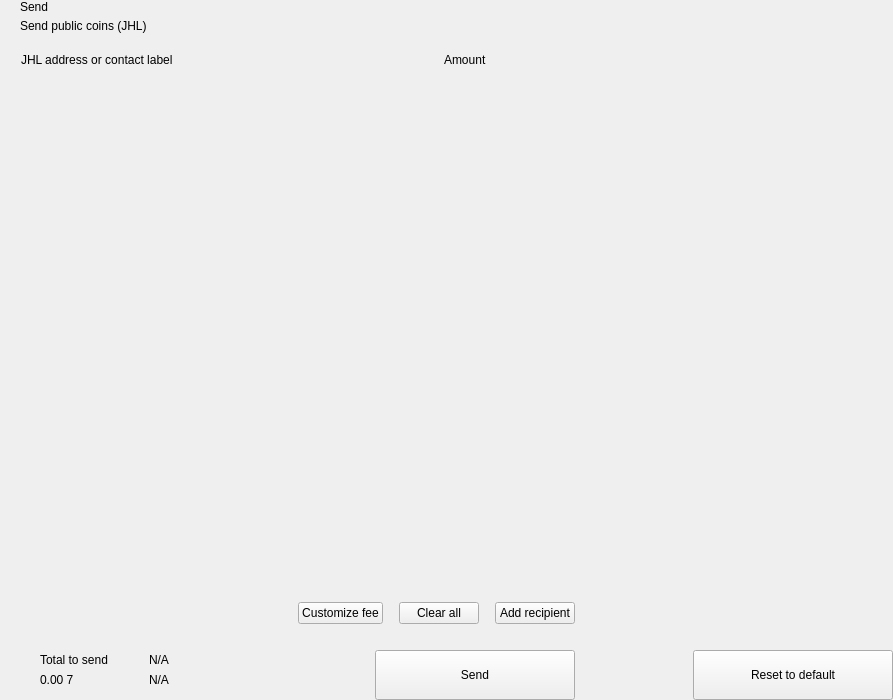
<?xml version="1.0" encoding="UTF-8"?>
<ui version="4.0">
 <class>send</class>
 <widget class="QWidget" name="send">
  <property name="geometry">
   <rect>
    <x>0</x>
    <y>0</y>
    <width>893</width>
    <height>700</height>
   </rect>
  </property>
  <property name="windowTitle">
   <string>Form</string>
  </property>
  <layout class="QHBoxLayout" name="horizontalLayout_2" stretch="2,1">
   <property name="spacing">
    <number>0</number>
   </property>
   <property name="leftMargin">
    <number>0</number>
   </property>
   <property name="topMargin">
    <number>0</number>
   </property>
   <property name="rightMargin">
    <number>0</number>
   </property>
   <property name="bottomMargin">
    <number>0</number>
   </property>
   <item>
    <widget class="QWidget" name="left" native="true">
     <layout class="QVBoxLayout" name="verticalLayout_3">
      <property name="spacing">
       <number>0</number>
      </property>
      <property name="leftMargin">
       <number>0</number>
      </property>
      <property name="topMargin">
       <number>0</number>
      </property>
      <property name="rightMargin">
       <number>0</number>
      </property>
      <property name="bottomMargin">
       <number>0</number>
      </property>
      <item>
       <layout class="QVBoxLayout" name="verticalLayout_22" stretch="0,0,0,1,0,0,0,0">
        <property name="spacing">
         <number>0</number>
        </property>
        <item>
         <layout class="QHBoxLayout" name="horizontalLayout_3">
          <property name="spacing">
           <number>0</number>
          </property>
          <property name="leftMargin">
           <number>20</number>
          </property>
          <property name="rightMargin">
           <number>20</number>
          </property>
          <item>
           <layout class="QVBoxLayout" name="verticalLayout">
            <property name="spacing">
             <number>5</number>
            </property>
            <item>
             <widget class="QLabel" name="labelTitle">
              <property name="text">
               <string>Send</string>
              </property>
              <property name="alignment">
               <set>Qt::AlignLeading|Qt::AlignLeft|Qt::AlignVCenter</set>
              </property>
             </widget>
            </item>
            <item>
             <widget class="QLabel" name="labelSubtitle1">
              <property name="text">
               <string>Send public coins (JHL)</string>
              </property>
             </widget>
            </item>
           </layout>
          </item>
          <item>
           <spacer name="horizontalSpacer">
            <property name="orientation">
             <enum>Qt::Horizontal</enum>
            </property>
            <property name="sizeHint" stdset="0">
             <size>
              <width>40</width>
              <height>20</height>
             </size>
            </property>
           </spacer>
          </item>
         </layout>
        </item>
        <item>
         <spacer name="verticalSpacer_2">
          <property name="orientation">
           <enum>Qt::Vertical</enum>
          </property>
          <property name="sizeType">
           <enum>QSizePolicy::Fixed</enum>
          </property>
          <property name="sizeHint" stdset="0">
           <size>
            <width>20</width>
            <height>20</height>
           </size>
          </property>
         </spacer>
        </item>
        <item>
         <layout class="QHBoxLayout" name="horizontalLayout" stretch="6,0,2">
          <property name="spacing">
           <number>0</number>
          </property>
          <property name="leftMargin">
           <number>10</number>
          </property>
          <property name="topMargin">
           <number>0</number>
          </property>
          <property name="rightMargin">
           <number>20</number>
          </property>
          <property name="bottomMargin">
           <number>0</number>
          </property>
          <item>
           <widget class="QLabel" name="labelSubtitleAddress">
            <property name="styleSheet">
             <string notr="true">margin-left:8px;</string>
            </property>
            <property name="text">
             <string>JHL address or contact label</string>
            </property>
           </widget>
          </item>
          <item>
           <spacer name="horizontalSpacer_3">
            <property name="orientation">
             <enum>Qt::Horizontal</enum>
            </property>
            <property name="sizeType">
             <enum>QSizePolicy::Fixed</enum>
            </property>
            <property name="sizeHint" stdset="0">
             <size>
              <width>40</width>
              <height>1</height>
             </size>
            </property>
           </spacer>
          </item>
          <item>
           <widget class="QLabel" name="labelSubtitleAmount">
            <property name="text">
             <string>Amount</string>
            </property>
           </widget>
          </item>
         </layout>
        </item>
        <item>
         <widget class="QScrollArea" name="scrollArea">
          <property name="minimumSize">
           <size>
            <width>0</width>
            <height>350</height>
           </size>
          </property>
          <property name="styleSheet">
           <string notr="true">#scrollArea {
            background:transparent;
            margin-top:10px;
}</string>
          </property>
          <property name="horizontalScrollBarPolicy">
           <enum>Qt::ScrollBarAlwaysOff</enum>
          </property>
          <property name="sizeAdjustPolicy">
           <enum>QAbstractScrollArea::AdjustIgnored</enum>
          </property>
          <property name="widgetResizable">
           <bool>true</bool>
          </property>
          <property name="alignment">
           <set>Qt::AlignLeading|Qt::AlignLeft|Qt::AlignTop</set>
          </property>
          <widget class="QWidget" name="scrollAreaWidgetContents">
           <property name="geometry">
            <rect>
             <x>0</x>
             <y>0</y>
             <width>591</width>
             <height>16</height>
            </rect>
           </property>
           <property name="sizePolicy">
            <sizepolicy hsizetype="Preferred" vsizetype="Maximum">
             <horstretch>0</horstretch>
             <verstretch>0</verstretch>
            </sizepolicy>
           </property>
           <property name="autoFillBackground">
            <bool>false</bool>
           </property>
           <property name="styleSheet">
            <string notr="true">#scrollAreaWidgetContents {
             background:transparent;
             }</string>
           </property>
           <layout class="QVBoxLayout" name="verticalLayout_7">
            <property name="spacing">
             <number>0</number>
            </property>
            <property name="sizeConstraint">
             <enum>QLayout::SetDefaultConstraint</enum>
            </property>
            <property name="leftMargin">
             <number>0</number>
            </property>
            <property name="topMargin">
             <number>0</number>
            </property>
            <property name="rightMargin">
             <number>0</number>
            </property>
            <property name="bottomMargin">
             <number>0</number>
            </property>
           </layout>
          </widget>
         </widget>
        </item>
        <item>
         <spacer name="verticalSpacer_4">
          <property name="orientation">
           <enum>Qt::Vertical</enum>
          </property>
          <property name="sizeType">
           <enum>QSizePolicy::Fixed</enum>
          </property>
          <property name="sizeHint" stdset="0">
           <size>
            <width>20</width>
            <height>20</height>
           </size>
          </property>
         </spacer>
        </item>
        <item>
         <layout class="QHBoxLayout" name="horizontalLayout_20">
          <property name="spacing">
           <number>6</number>
          </property>
          <property name="leftMargin">
           <number>20</number>
          </property>
          <property name="rightMargin">
           <number>20</number>
          </property>
          <item>
           <spacer name="horizontalSpacer_4">
            <property name="orientation">
             <enum>Qt::Horizontal</enum>
            </property>
            <property name="sizeHint" stdset="0">
             <size>
              <width>10</width>
              <height>20</height>
             </size>
            </property>
           </spacer>
          </item>
          <item>
           <widget class="QPushButton" name="pushButtonFee">
            <property name="focusPolicy">
             <enum>Qt::NoFocus</enum>
            </property>
            <property name="text">
             <string>Customize fee</string>
            </property>
           </widget>
          </item>
          <item>
           <spacer name="horizontalSpacer_11">
            <property name="orientation">
             <enum>Qt::Horizontal</enum>
            </property>
            <property name="sizeType">
             <enum>QSizePolicy::Minimum</enum>
            </property>
            <property name="sizeHint" stdset="0">
             <size>
              <width>10</width>
              <height>20</height>
             </size>
            </property>
           </spacer>
          </item>
          <item>
           <widget class="QPushButton" name="pushButtonClear">
            <property name="focusPolicy">
             <enum>Qt::NoFocus</enum>
            </property>
            <property name="layoutDirection">
             <enum>Qt::RightToLeft</enum>
            </property>
            <property name="text">
             <string>Clear all</string>
            </property>
           </widget>
          </item>
          <item>
           <spacer name="horizontalSpacer_6">
            <property name="orientation">
             <enum>Qt::Horizontal</enum>
            </property>
            <property name="sizeType">
             <enum>QSizePolicy::Fixed</enum>
            </property>
            <property name="sizeHint" stdset="0">
             <size>
              <width>10</width>
              <height>20</height>
             </size>
            </property>
           </spacer>
          </item>
          <item>
           <widget class="QPushButton" name="pushButtonAddRecipient">
            <property name="focusPolicy">
             <enum>Qt::NoFocus</enum>
            </property>
            <property name="text">
             <string>Add recipient</string>
            </property>
           </widget>
          </item>
         </layout>
        </item>
        <item>
         <spacer name="verticalSpacer">
          <property name="orientation">
           <enum>Qt::Vertical</enum>
          </property>
          <property name="sizeType">
           <enum>QSizePolicy::Fixed</enum>
          </property>
          <property name="sizeHint" stdset="0">
           <size>
            <width>20</width>
            <height>16</height>
           </size>
          </property>
         </spacer>
        </item>
        <item>
         <layout class="QHBoxLayout" name="horizontalLayout_7">
          <property name="rightMargin">
           <number>20</number>
          </property>
          <item>
           <layout class="QHBoxLayout" name="horizontalLayout_10">
            <property name="spacing">
             <number>0</number>
            </property>
            <property name="leftMargin">
             <number>8</number>
            </property>
            <item>
             <widget class="QStackedWidget" name="stackedWidget">
              <property name="minimumSize">
               <size>
                <width>0</width>
                <height>60</height>
               </size>
              </property>
              <property name="maximumSize">
               <size>
                <width>16777215</width>
                <height>60</height>
               </size>
              </property>
              <widget class="QWidget" name="page1">
               <layout class="QVBoxLayout" name="verticalLayout_71" stretch="0">
                <property name="spacing">
                 <number>6</number>
                </property>
                <property name="leftMargin">
                 <number>12</number>
                </property>
                <property name="topMargin">
                 <number>0</number>
                </property>
                <property name="rightMargin">
                 <number>0</number>
                </property>
                <property name="bottomMargin">
                 <number>0</number>
                </property>
                <item>
                 <widget class="QWidget" name="coinWidget" native="true">
                  <property name="minimumSize">
                   <size>
                    <width>0</width>
                    <height>60</height>
                   </size>
                  </property>
                  <property name="maximumSize">
                   <size>
                    <width>16777215</width>
                    <height>60</height>
                   </size>
                  </property>
                  <layout class="QHBoxLayout" name="horizontalLayout_9">
                   <property name="spacing">
                    <number>0</number>
                   </property>
                   <property name="leftMargin">
                    <number>20</number>
                   </property>
                   <property name="topMargin">
                    <number>10</number>
                   </property>
                   <property name="rightMargin">
                    <number>20</number>
                   </property>
                   <property name="bottomMargin">
                    <number>10</number>
                   </property>
                   <item>
                    <layout class="QVBoxLayout" name="verticalSend">
                     <property name="spacing">
                      <number>0</number>
                     </property>
                     <item>
                      <widget class="QLabel" name="labelTitleTotalSend">
                       <property name="text">
                        <string>Total to send</string>
                       </property>
                      </widget>
                     </item>
                     <item>
                      <widget class="QLabel" name="labelAmountSend">
                       <property name="text">
                        <string notr="true">0.00 7</string>
                       </property>
                      </widget>
                     </item>
                    </layout>
                   </item>
                   <item>
                    <spacer name="horizontalSpacer_9">
                     <property name="orientation">
                      <enum>Qt::Horizontal</enum>
                     </property>
                     <property name="sizeType">
                      <enum>QSizePolicy::Fixed</enum>
                     </property>
                     <property name="sizeHint" stdset="0">
                      <size>
                       <width>20</width>
                       <height>20</height>
                      </size>
                     </property>
                    </spacer>
                   </item>
                   <item>
                    <widget class="QLabel" name="labelLine">
                     <property name="minimumSize">
                      <size>
                       <width>1</width>
                       <height>0</height>
                      </size>
                     </property>
                     <property name="maximumSize">
                      <size>
                       <width>1</width>
                       <height>16777215</height>
                      </size>
                     </property>
                     <property name="text">
                      <string/>
                     </property>
                    </widget>
                   </item>
                   <item>
                    <spacer name="horizontalSpacer_10">
                     <property name="orientation">
                      <enum>Qt::Horizontal</enum>
                     </property>
                     <property name="sizeType">
                      <enum>QSizePolicy::Fixed</enum>
                     </property>
                     <property name="sizeHint" stdset="0">
                      <size>
                       <width>20</width>
                       <height>20</height>
                      </size>
                     </property>
                    </spacer>
                   </item>
                   <item>
                    <layout class="QVBoxLayout" name="verticalRemaining">
                     <property name="spacing">
                      <number>0</number>
                     </property>
                     <item>
                      <widget class="QLabel" name="labelTitleTotalRemaining">
                       <property name="text">
                        <string notr="true">N/A</string>
                       </property>
                      </widget>
                     </item>
                     <item>
                      <widget class="QLabel" name="labelAmountRemaining">
                       <property name="text">
                        <string notr="true">N/A</string>
                       </property>
                      </widget>
                     </item>
                    </layout>
                   </item>
                  </layout>
                 </widget>
                </item>
               </layout>
              </widget>
              <widget class="QWidget" name="page_2"/>
             </widget>
            </item>
           </layout>
          </item>
          <item>
           <spacer name="horizontalSpacer_5">
            <property name="orientation">
             <enum>Qt::Horizontal</enum>
            </property>
            <property name="sizeType">
             <enum>QSizePolicy::Expanding</enum>
            </property>
            <property name="sizeHint" stdset="0">
             <size>
              <width>40</width>
              <height>20</height>
             </size>
            </property>
           </spacer>
          </item>
          <item alignment="Qt::AlignBottom">
           <widget class="QPushButton" name="pushButtonSave">
            <property name="minimumSize">
             <size>
              <width>200</width>
              <height>50</height>
             </size>
            </property>
            <property name="maximumSize">
             <size>
              <width>200</width>
              <height>50</height>
             </size>
            </property>
            <property name="focusPolicy">
             <enum>Qt::NoFocus</enum>
            </property>
            <property name="text">
             <string>Send</string>
            </property>
           </widget>
          </item>
         </layout>
        </item>
       </layout>
      </item>
     </layout>
    </widget>
   </item>
   <item>
    <widget class="QWidget" name="right" native="true">
     <layout class="QVBoxLayout" name="verticalLayout_5">
      <property name="leftMargin">
       <number>0</number>
      </property>
      <property name="topMargin">
       <number>0</number>
      </property>
      <property name="rightMargin">
       <number>0</number>
      </property>
      <property name="bottomMargin">
       <number>0</number>
      </property>
      <item>
       <layout class="QVBoxLayout" name="verticalLayout_4">
        <property name="spacing">
         <number>6</number>
        </property>
        <item>
         <widget class="OptionButton" name="btnCoinControl" native="true">
          <property name="minimumSize">
           <size>
            <width>0</width>
            <height>50</height>
           </size>
          </property>
         </widget>
        </item>
        <item>
         <widget class="OptionButton" name="btnChangeAddress" native="true">
          <property name="minimumSize">
           <size>
            <width>0</width>
            <height>50</height>
           </size>
          </property>
         </widget>
        </item>
        <item>
         <widget class="OptionButton" name="btnUri" native="true">
          <property name="minimumSize">
           <size>
            <width>0</width>
            <height>50</height>
           </size>
          </property>
         </widget>
        </item>
        <item>
         <spacer name="verticalSpacer_5">
          <property name="orientation">
           <enum>Qt::Vertical</enum>
          </property>
          <property name="sizeHint" stdset="0">
           <size>
            <width>20</width>
            <height>40</height>
           </size>
          </property>
         </spacer>
        </item>
        <item>
         <layout class="QHBoxLayout" name="horizontalLayout_8">
          <item>
           <spacer name="horizontalSpacer_7">
            <property name="orientation">
             <enum>Qt::Horizontal</enum>
            </property>
            <property name="sizeHint" stdset="0">
             <size>
              <width>40</width>
              <height>20</height>
             </size>
            </property>
           </spacer>
          </item>
          <item>
           <widget class="QPushButton" name="pushButtonReset">
            <property name="minimumSize">
             <size>
              <width>200</width>
              <height>50</height>
             </size>
            </property>
            <property name="maximumSize">
             <size>
              <width>200</width>
              <height>50</height>
             </size>
            </property>
            <property name="focusPolicy">
             <enum>Qt::NoFocus</enum>
            </property>
            <property name="text">
             <string>Reset to default</string>
            </property>
           </widget>
          </item>
         </layout>
        </item>
       </layout>
      </item>
     </layout>
    </widget>
   </item>
  </layout>
 </widget>
 <customwidgets>
  <customwidget>
   <class>OptionButton</class>
   <extends>QWidget</extends>
   <header>qt/pivx/optionbutton.h</header>
   <container>1</container>
  </customwidget>
 </customwidgets>
 <resources/>
 <connections/>
</ui>
